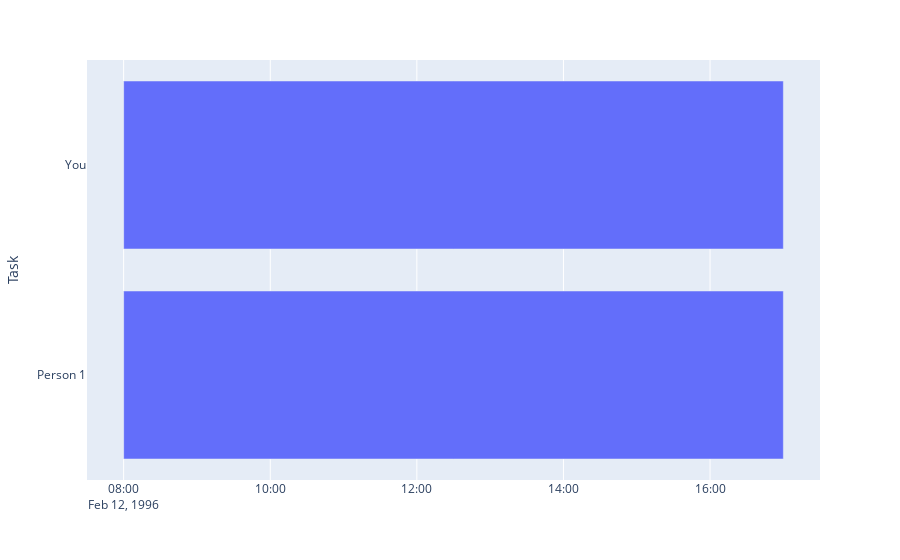

Source (notebook cell):
### Code cell
import plotly.express as px
import pandas as pd

df = pd.DataFrame([
    dict(Task="You", Start='1996-02-12 08:00:00', Finish='1996-02-12 17:00:00'),
    dict(Task="Person 1", Start='1996-02-12 08:00:00', Finish = '1996-02-12 17:00:00')
])

fig = px.timeline(df, x_start="Start", x_end="Finish", y="Task")
fig.update_yaxes(autorange="reversed") # otherwise tasks are listed from the bottom up
fig.show()

### Figure 1 — Plotly figure (JSON) as saved in the notebook; plotly's stock layout.template omitted (floating-point values rounded to 4 significant figures)
{"data": [{"alignmentgroup": "True", "base": ["1996-02-12 08:00:00", "1996-02-12 08:00:00"], "hovertemplate": "Start=%{base}<br>Finish=%{x}<br>Task=%{y}<extra></extra>", "legendgroup": "", "marker": {"color": "#636efa"}, "name": "", "offsetgroup": "", "orientation": "h", "showlegend": false, "textposition": "auto", "type": "bar", "x": [32400000, 32400000], "xaxis": "x", "y": ["You", "Person 1"], "yaxis": "y"}], "layout": {"barmode": "overlay", "legend": {"tracegroupgap": 0}, "margin": {"t": 60}, "xaxis": {"anchor": "y", "domain": [0, 1], "type": "date"}, "yaxis": {"anchor": "x", "autorange": "reversed", "domain": [0, 1], "title": {"text": "Task"}}}}
